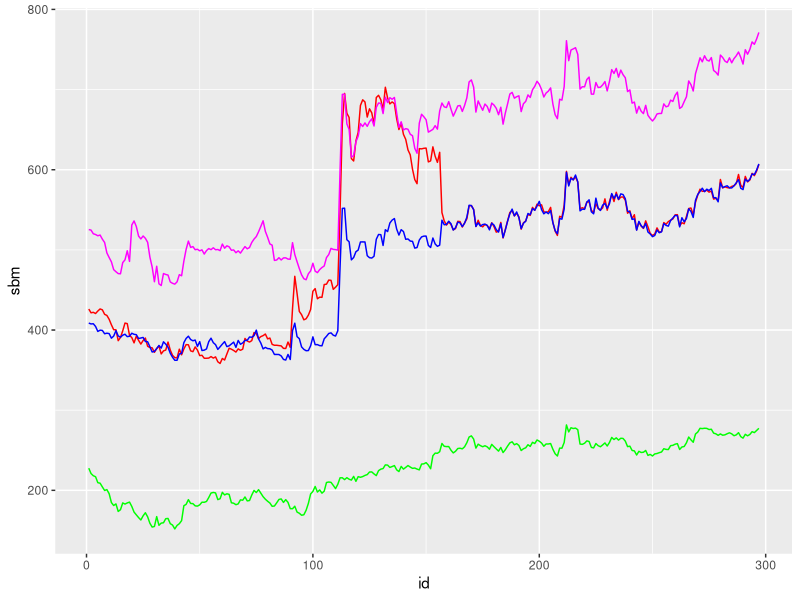

Write R code to recreate this figure. (Note: this script raises an error after producing the figure.)
require(ggplot2)
data <- read.csv("data/price.csv")

g <- ggplot(data, aes(id))
g <- g + geom_line(aes(y=sbm), color="red")
g <- g + geom_line(aes(y=sbt), color="blue")
g <- g + geom_line(aes(y=sbi), color="green")
g <- g + geom_line(aes(y=sbbj), color="magenta")
g <- g + scale_color_discrete(breaks=c("sbm", "sbt", "sbi", "sbbj"),
                            values=c("red", "blue", "green", "magenta"))